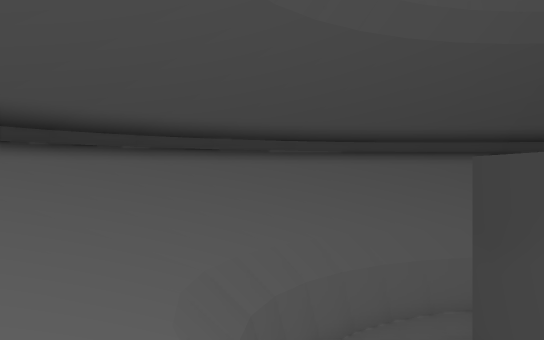
View 1 (above)

15 first-person views from a walk through a Godot game level. The camera is 1.2 m above the floor, looks level and sees 70° across. The floor is counted in squares, 2 m on a side. Each view is taken from the middle of a square. On the plan, view 1 faces up. The plan holds only what a view shows up to about 11 squares ahead; the rest is blank. The place goes on beyond the plan.

View 2
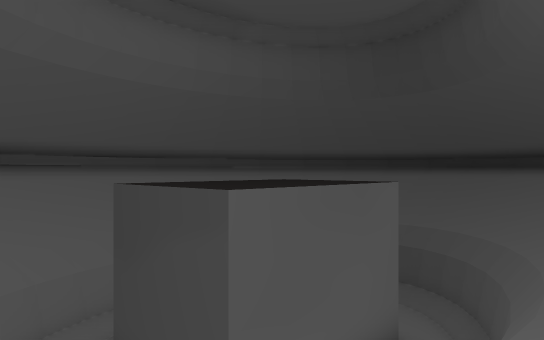

View 3
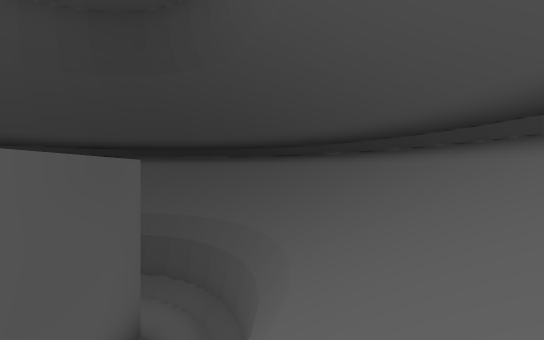

View 4
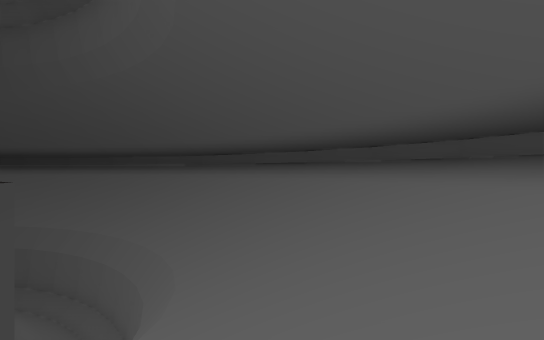

View 5
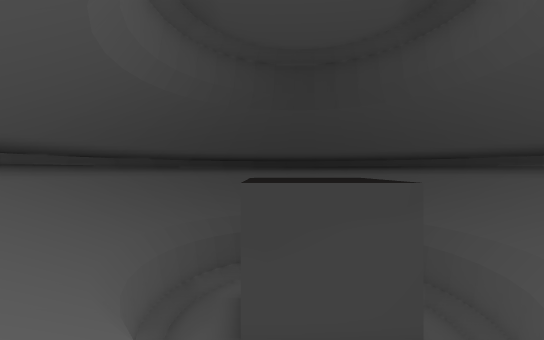

View 6
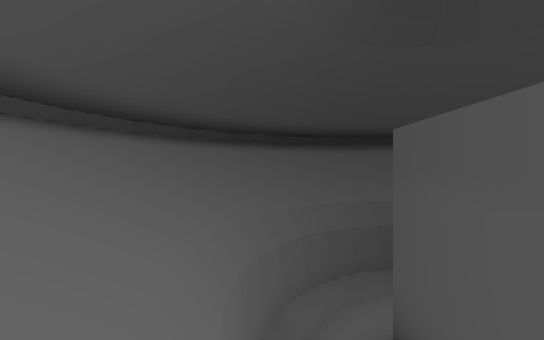

View 7
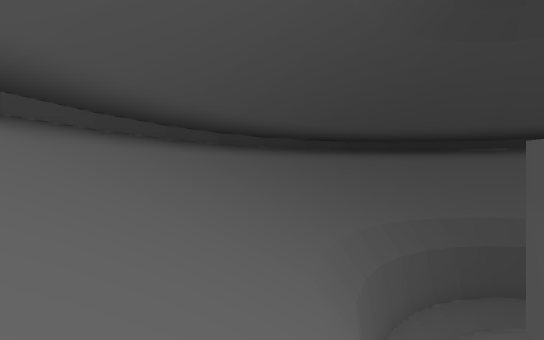

View 8
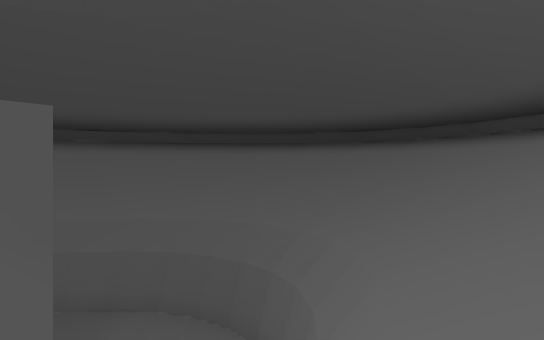

View 9
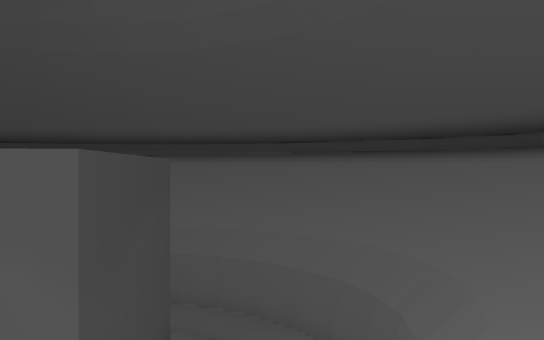

View 10
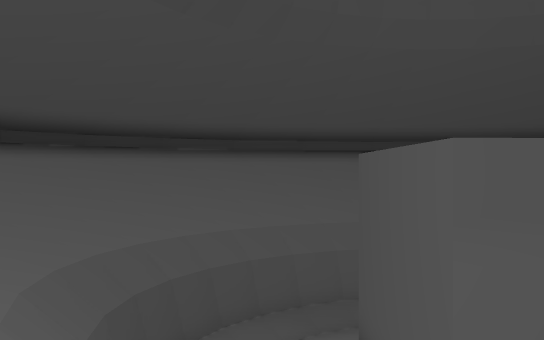

View 11
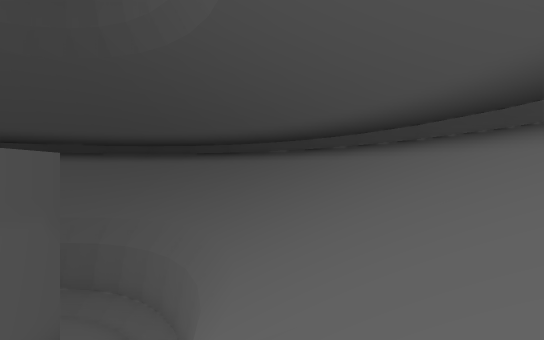

View 12
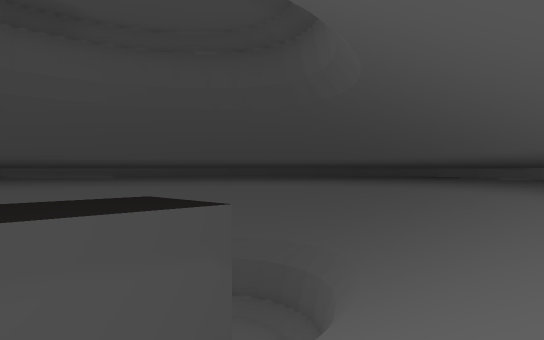

View 13
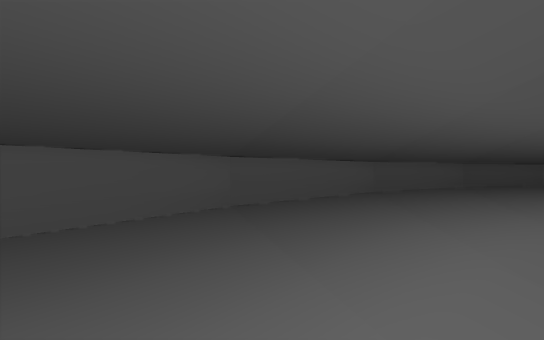

View 14
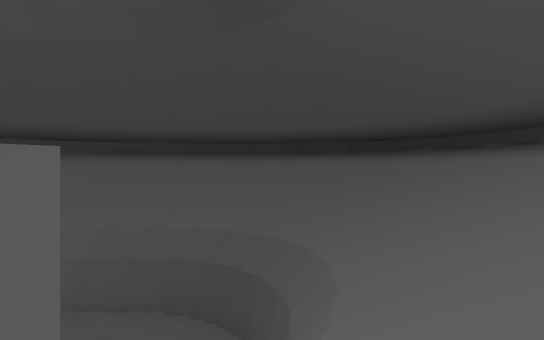

View 15
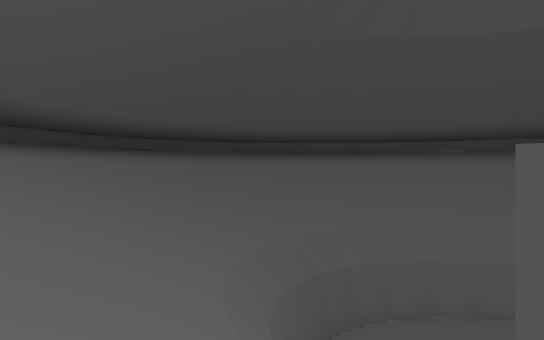

### Floor plan
Key: @ floor where view 1 was taken; # wall or solid block; . floor; / step, stairs or slope; = window, fence, low wall or low ledge; ^ raised ledge; v drop or lower ground.
Columns run from 5 left of view 1 to 14 right of it. Each row starts with its distance up from view 1.
 10       #^^^^^^#
  9    #^^^/////^#^#
  8   ^^.//////////##
  7  ^^///////////// ^
  6 #^/////vvvvvv////=^
  5 ^=////vv vvvv/////^
  4 ^////vvv###vvv//// ^
  3 ^////vvv###vvv//// ^
  2 ^////vvv###vvv////^v
  1 ^=////vvvvvvv////.^
  0  ^///@//vvv//////^#
 -1  #^=////////////^#
 -2    ^^.////////^^#
 -3     #^^#####^^#

Positions as (right, up) in squares from view 1, and headings:
1: (0, 0), facing up
2: (0, -1), facing up-right
3: (0, 0), facing right
4: (-3, 3), facing down-right
5: (-3, 4), facing right
6: (1, 6), facing right
7: (2, 7), facing right
8: (3, 7), facing down-left
9: (1, 7), facing down
10: (7, 7), facing down
11: (7, 7), facing left
12: (6, 9), facing down-left
13: (9, 8), facing right
14: (5, -1), facing up-right
15: (3, -1), facing up-left
